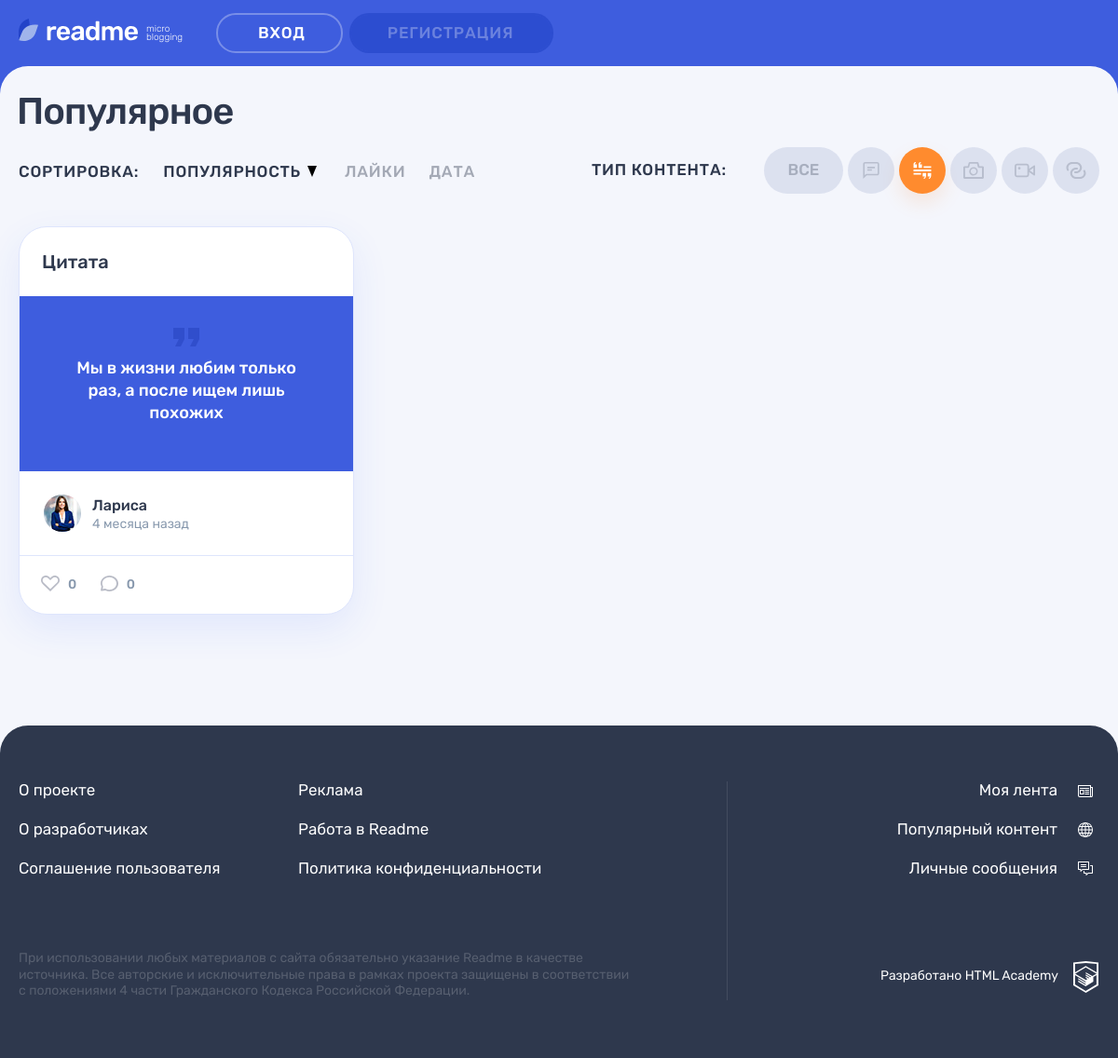
The page /popular.php?content_type_id=2 (signed in) on the database its author committed.
### tables this page shows
CREATE TABLE content_type (
    content_type_id INT AUTO_INCREMENT PRIMARY KEY,
    content_type CHAR(128),
    icon_class CHAR(128)
);

CREATE TABLE posts (
    post_id INT AUTO_INCREMENT PRIMARY KEY,
    pub_date DATETIME,
    title CHAR(64),
    text TEXT,
    user_id INT,
    quote_author CHAR(64),
    img CHAR(128),
    video CHAR(128),
    link CHAR(128),
    view_count INT,
    content_type_id INT,
    FOREIGN KEY (user_id) REFERENCES users(user_id),
    FOREIGN KEY (content_type_id) REFERENCES content_type(content_type_id)

);

CREATE TABLE users (
    user_id INT AUTO_INCREMENT PRIMARY KEY,
    reg_date DATETIME,
    email CHAR(128),
    user_name CHAR(64),
    password CHAR(64),
    avatar_path CHAR(128),
    contacts CHAR(128)
);

### helpers.php (called while the page is built, shortened)
<?php
function get_noun_plural_form (int  $number, string $one, string $two, string $many): string
{
    $number = (int) $number;
    $mod10 = $number % 10;
    $mod100 = $number % 100;
    switch (true) {
        case ($mod10 >= 2 && $mod10 <= 4):
            return $two;
    }
}
function include_template($name, array $data = []) {
    $name = 'templates/' . $name;
    extract($data);
    require $name;
    $result = ob_get_clean();
    return $result;
}

### templates/popular_template.php (the view, shortened to what this page needs)
<section class="page__main page__main--popular">
    <div class="container">
        <h1 class="page__title page__title--popular">Популярное</h1>
    </div>
    <div class="popular container">
        <div class="popular__filters-wrapper">
            <div class="popular__sorting sorting">
                <b class="popular__sorting-caption sorting__caption">Сортировка:</b>
                <ul class="popular__sorting-list sorting__list">
                    <li class="sorting__item sorting__item--popular">
                        <a class="sorting__link sorting__link--active" href="#">
                            <span>Популярность</span>
                            <svg class="sorting__icon" width="10" height="12">
                                <use xlink:href="#icon-sort"></use>
                            </svg>
                        </a>
                    </li>
                    <li class="sorting__item">
                        <a class="sorting__link" href="#">
                            <span>Лайки</span>
                        </a>
                    </li>
                    <li class="sorting__item">
                        <a class="sorting__link" href="#">
                            <span>Дата</span>
                        </a>
                    </li>
                </ul>
            </div>
            <div class="popular__filters filters">
                <b class="popular__filters-caption filters__caption">Тип контента:</b>
                <ul class="popular__filters-list filters__list">
                    <li class="popular__filters-item popular__filters-item--all filters__item filters__item--all">
                        <a class="filters__button filters__button--ellipse filters__button--all <?=$all_content; ?>" href="/">
                            <span>Все</span>
                        </a>
                    </li>
                    <?php foreach ($con_type_rows as $ct): ?>
                    <li class="popular__filters-item filters__item">
                        <a class="filters__button filters__button--photo button
                        <?php if (($get_con_id == $ct['content_type_id'])) {echo "filters__button--active";} ?>"
                           href="/?content_type_id=<?=$ct['content_type_id']; ?>">
                            <svg class="filters__icon" width="22" height="18">
                                <use xlink:href="#icon-filter-<?=$ct['icon_class']; ?>"></use>
                            </svg>
                        </a>
                     </li>
                    <?php endforeach; ?>
                </ul>
            </div>
        </div>
        <div class="popular__posts">
            <?php foreach ($posts_rows as $key => $val): ?>
                <article class="popular__post post post-<?=$val['icon_class'];?>">
                    <header class="post__header">
                        <h2>
                            <a href="post.php/?post_id=<?=$val['post_id'];?>">
                                <?=$val['title'];?>
                            </a>
                        </h2>
                    </header>
                    <div class="post__main">
                        <?php if ($val['icon_class'] == 'quote'): ?>
                            <blockquote>
                                <p>
                                    <?=$val['text'];?>
                                </p>
                            </blockquote>
                        <?php elseif ($val['icon_class'] == 'text'): ?>
                            <p>
                                <?= cut_text($val['text']) ;?>
                            </p>
                        <?php elseif ($val['icon_class'] == 'photo'): ?>
                            <div class="post-photo__image-wrapper">
                                <img src="/<?=$val['img'];?>" alt="Фото от пользователя" width="360" height="240">
                            </div>
                        <?php elseif ($val['icon_class'] == 'video'): ?>
                            <iframe width="360" height="240" src="<?= $val['video'] ?>" frameborder="0"></iframe>
                        <?php endif; ?>
                    </div>
                    <footer class="post__footer">
                        <div class="post__author">
                            <a class="post__author-link" href="#" title="Автор">
                                <div class="post__avatar-wrapper">
                                    <img class="post__author-avatar" src="img/<?=$val['avatar_path'];?>" alt="Аватар пользователя">
                                </div>
                                <div class="post__info">
                                    <b class="post__author-name"><?=$val['user_name'];?></b>
                                    <time class="post__time" datetime="<?= $val['pub_date']?>" title="<?=post_time_title($val['pub_date'])?>" >
                                        <?= rel_post_time($val['pub_date'])?>
                                    </time>
                                </div>
                            </a>
                        </div>
                        <div class="post__indicators">
                            <div class="post__buttons">
                                <a class="post__indicator post__indicator--likes button" href="#" title="Лайк">
                                    <svg class="post__indicator-icon" width="20" height="17">
                                        <use xlink:href="#icon-heart"></use>
                                    </svg>
                                    <span>0</span>
                                </a>
                                <a class="post__indicator post__indicator--comments button" href="#" title="Комментарии">
                                    <svg class="post__indicator-icon" width="19" height="17">
                                        <use xlink:href="#icon-comment"></use>
                                    </svg>
                                    <span>0</span>
                                </a>
                            </div>
                        </div>
                    </footer>
                </article>
            <?php endforeach; ?>
        </div>
    </div>
</section>

### popular.php (shortened to what this page needs)
<?php
require_once('helpers.php');
function rel_post_time ($pub_date) {
    $cur_date = time();
    $post_date= strtotime($pub_date);
    $diff = floor($cur_date - $post_date);
    if ($diff < 3600) {
        $diff = floor($diff / 60);
        $decl = get_noun_plural_form($diff, 'минута', 'минуты','минут');
    }
    elseif ($diff >= 60 and $diff < 86400) {
        $diff = floor($diff / 3600);
        $decl = get_noun_plural_form($diff, 'час', 'часа','часов');
    }
    elseif ($diff >= 86400 and $diff < 604800) {
        $diff = floor($diff / 86400);
        $decl = get_noun_plural_form($diff, 'день', 'дня','дней');
    }
    elseif ($diff >= 604800 and $diff < 3024000) {
        $diff = floor($diff / 604800);
        $decl = get_noun_plural_form($diff, 'неделя', 'недели','недель');
    }
    elseif ($diff >= 3024000) {
        $diff = floor($diff / 2592000);
        $decl = get_noun_plural_form($diff, 'месяц', 'месяца','месяцев');
    }
    return("$diff $decl назад <br>");
}
function post_time_title ($post_date) {
    $ts_post_date = strtotime($post_date);
    $post_date_title = date('j-m-Y G:i', $ts_post_date);
    return $post_date_title;
}
$con = mysqli_connect("localhost", "root", "", "readme_db");
mysqli_set_charset($con, "utf8");
if ($con == false) {
    $error = mysqli_connect_error();
    $page_content = include_template('error.php', ['error' => $error]);
}
else {
$con_type = "SELECT content_type_id,content_type,icon_class FROM content_type";
$con_type_res = mysqli_query($con,$con_type);
$con_type_rows = mysqli_fetch_all($con_type_res, MYSQLI_ASSOC);
$posts = "SELECT p.*,u.user_name,ct.content_type,ct.icon_class,u.avatar_path FROM posts p
INNER JOIN users u ON p.user_id  = u.user_id
INNER JOIN content_type ct ON p.content_type_id = ct.content_type_id
ORDER BY view_count DESC";
    $all_content = "";
    $get_con_id= "";
    if (isset($_GET['content_type_id'])) {
        $get_con_id = $_GET['content_type_id'];
        $posts = "SELECT p.*,u.user_name,ct.content_type,ct.icon_class,u.avatar_path FROM posts p
                  INNER JOIN users u ON p.user_id  = u.user_id
                  INNER JOIN content_type ct ON p.content_type_id = ct.content_type_id
                  WHERE p.content_type_id = $get_con_id
                  ORDER BY view_count DESC";
    } else {
        $all_content = "filters__button--active";
    };
$posts_res = mysqli_query($con,$posts);
$posts_rows = mysqli_fetch_all($posts_res, MYSQLI_ASSOC);
$page_content = include_template('popular_template.php', [
    'posts_rows' => $posts_rows,
    'con_type_rows' => $con_type_rows,
    'get_con_id' => $get_con_id,
    'all_content' => $all_content
]);
}
$layout_content = include_template('layout.php', [
    'content' => $page_content ,
    'title' => 'Популярный контент',
    'user_name' => $_SESSION['user']['user_name'],
]);
print($layout_content);

### rows shown on the page
posts: title "Цитата", text "Мы в жизни любим только раз, а после ищем лишь похожих", user.avatar_path (picture), user.user_name "Лариса", pub_date "4", pub_date "месяца"
